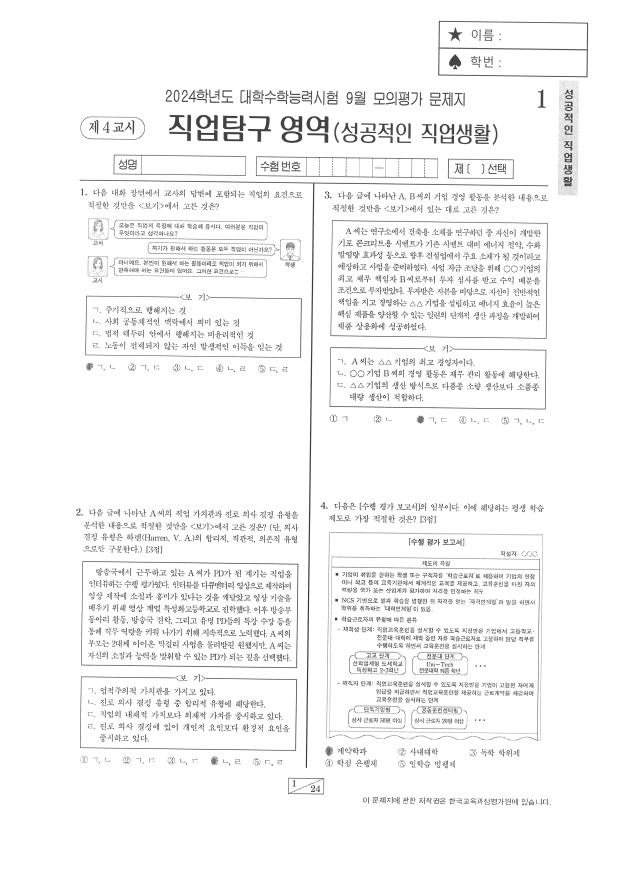
#> input picture 시험지/SampleData/MCQ/T3/Answer/1.png, 2480 x 3509 px (shown at 1/4 size)
$ python featruematchingTest.py
#> lines starting #> are read from the running program, lines starting #| are printed output that depends on the picture
import cv2
import numpy as np
X_SIZE = 200

img_array = np.fromfile('./시험지/SampleData/MCQ/T2/Answer/1.png', np.uint8)
qimg = cv2.imdecode(img_array,cv2.IMREAD_GRAYSCALE)
#> qimg is the input picture: shape (3509, 2480); min 2, max 255, mean 245.7
qimg = cv2.resize(qimg, dsize=(X_SIZE, int(qimg.shape[0] * (X_SIZE/qimg.shape[1]))), interpolation=cv2.INTER_AREA)
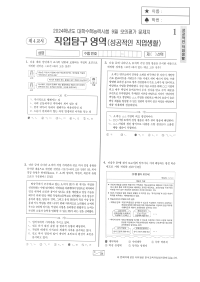
#> qimg: shape (282, 200); min 64, max 255, mean 245.7

img_array = np.fromfile('./시험지/SampleData/MCQ/T2/Scanned/converted_64.png', np.uint8)
timg = cv2.imdecode(img_array,cv2.IMREAD_GRAYSCALE)
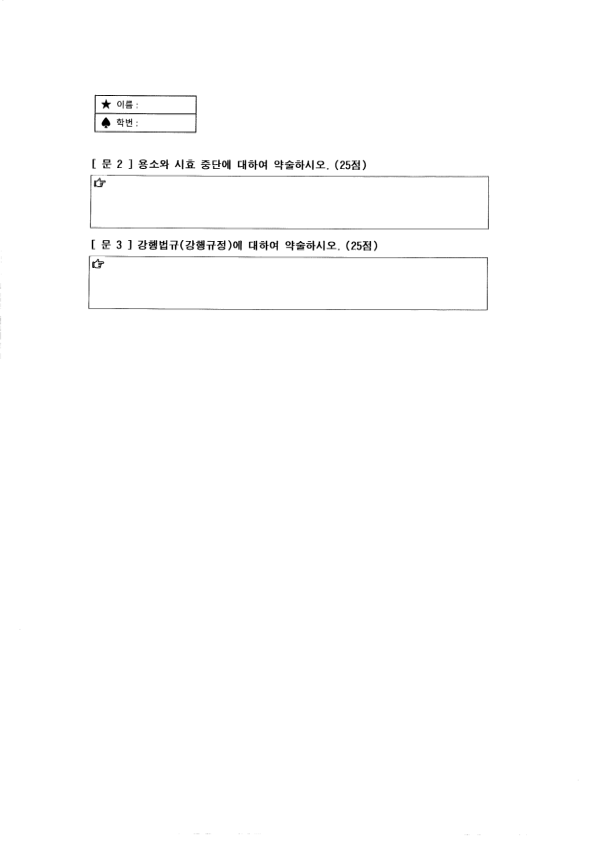
#> input picture OLD/서술형1/converted_64.png, 596 x 842 px
#> timg is the input picture: shape (842, 596); min 0, max 255, mean 253.4
timg = cv2.resize(timg, dsize=(X_SIZE, int(timg.shape[0] * (X_SIZE/timg.shape[1]))), interpolation=cv2.INTER_AREA)
#> timg: shape (282, 200)

res2 = None

sift = cv2.xfeatures2d.SIFT_create()

kp1, des1 = sift.detectAndCompute(qimg,None)
#> kp1 = 185 keypoints; strongest (x, y, size): (147, 20, 2.3), (147, 11, 1.8), (183, 58, 2), (104, 39, 2.6)
kp2, des2 = sift.detectAndCompute(timg,None)
#> kp2 = 51 keypoints; strongest (x, y, size): (81, 55, 1.9), (93, 55, 1.8), (35, 81, 2), (35, 54, 2)

# 초깃값으로 파라미터 지정
bf = cv2.BFMatcher()
matches = bf.knnMatch(des1,des2,k=2)
#> matches = 185 matches

# ratio test 적용
good = []

for m,n in matches:
    if m.distance < 0.75*n.distance:
        good.append([m])
#> after the loop, good = 2 matches

#res2 = cv2.drawMatchesKnn(qimg,kp1,timg,kp2,good,res2,flags=2)

print(len(des1))
#| 185
print(len(des2))
#| 51
print(len(good))
#| 2

# cv2.imshow("BF with SIFT",res2)
# cv2.waitKey(0)
# cv2.destroyAllWindows()
